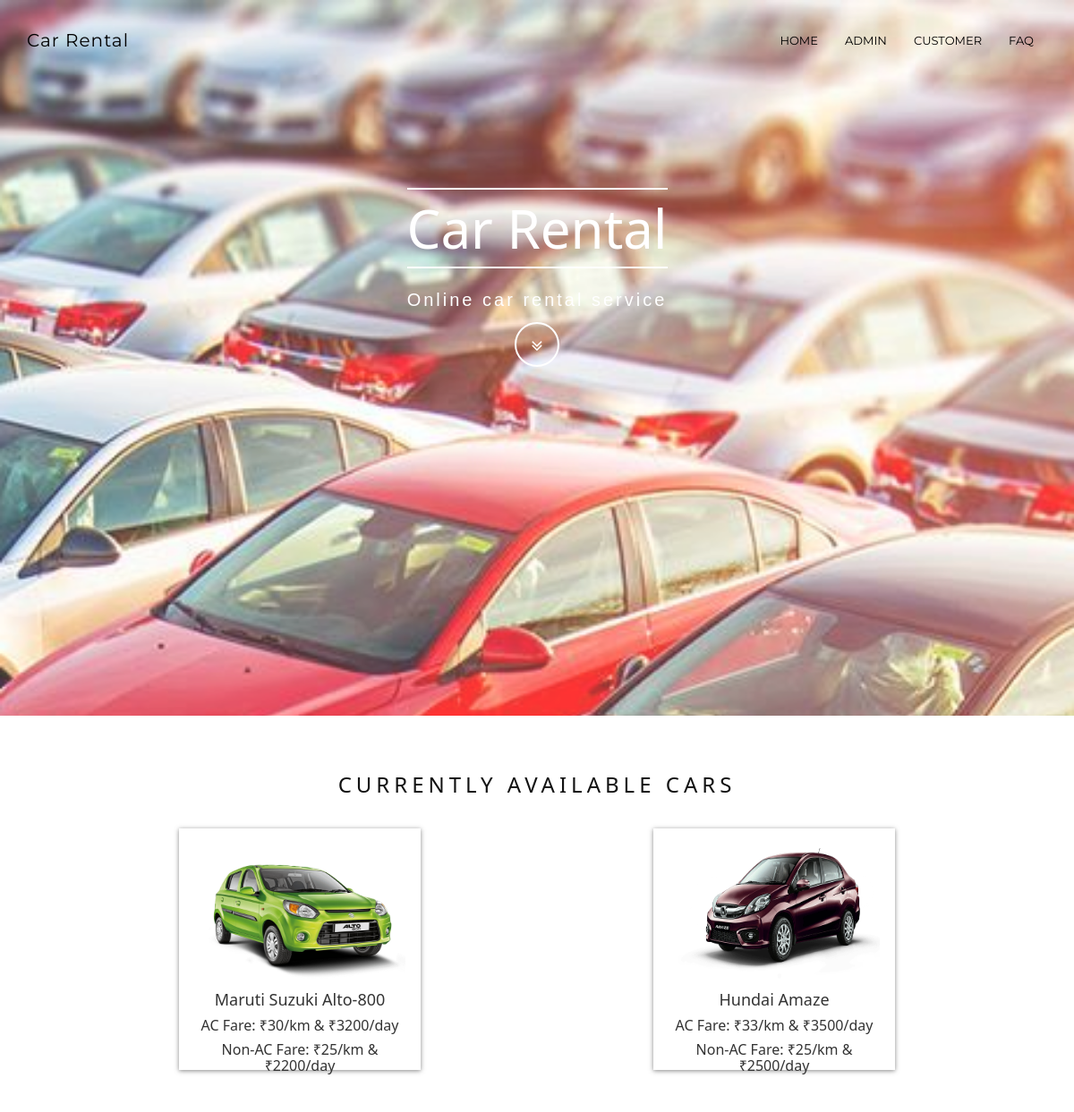
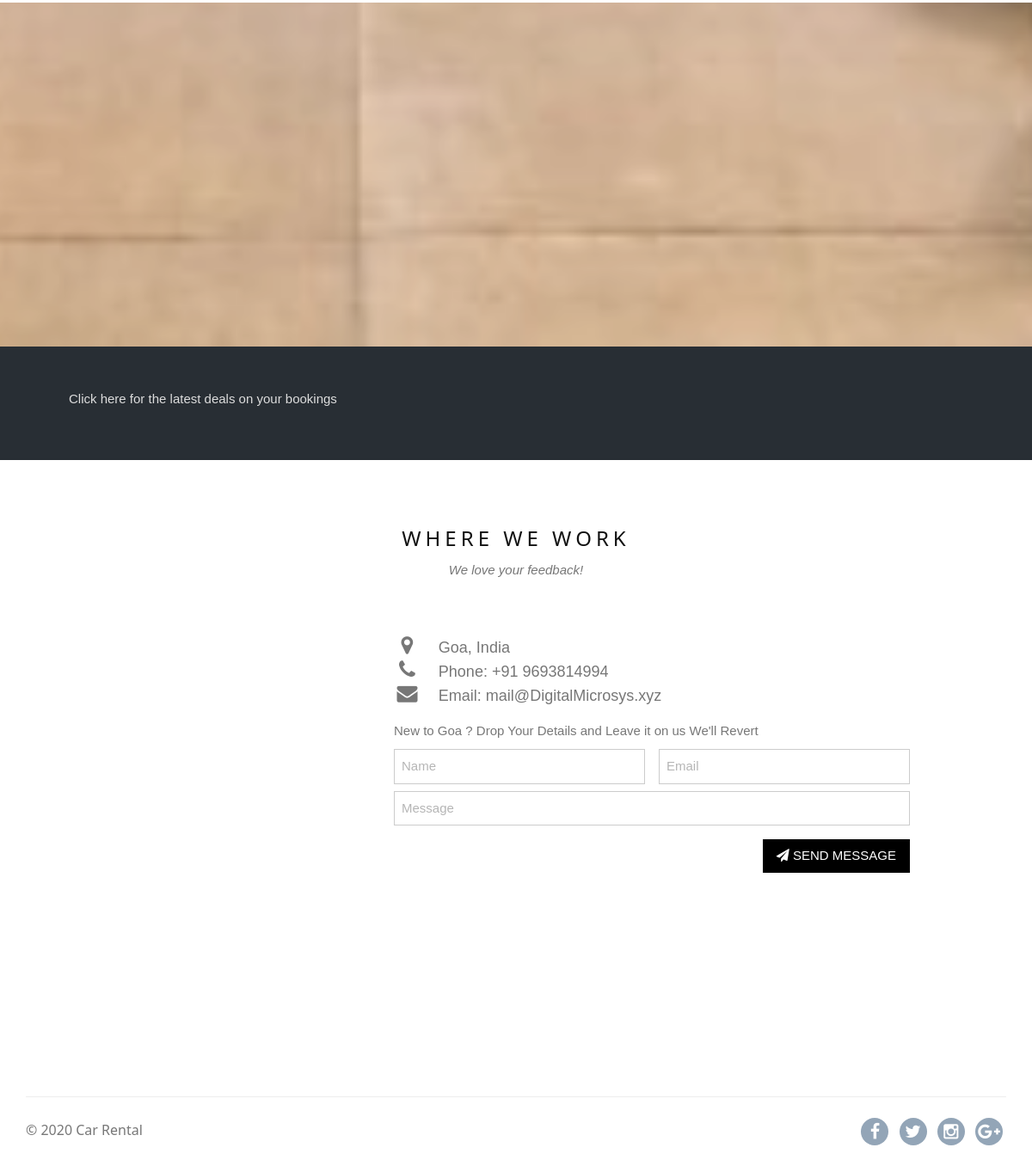
The page / on the database its author committed (2 pictures, top to bottom).
### tables this page shows
CREATE TABLE `cars` (
  `car_id` int(20) NOT NULL,
  `car_name` varchar(50) NOT NULL,
  `car_nameplate` varchar(50) NOT NULL,
  `car_img` varchar(50) DEFAULT 'NA',
  `ac_price` float NOT NULL,
  `non_ac_price` float NOT NULL,
  `ac_price_per_day` float NOT NULL,
  `non_ac_price_per_day` float NOT NULL,
  `car_availability` varchar(10) NOT NULL
);

### index.php (the view, shortened to what this page needs)
<!DOCTYPE html>
<html>
<?php
$conn = Connect();
?>
<head>
    <link rel="stylesheet" href="assets/bootstrap/css/bootstrap.min.css">
    <link rel="stylesheet" href="assets/fonts/font-awesome.min.css">
    <link rel="stylesheet" href="assets/css/user.css">
    <link rel="stylesheet" href="assets/w3css/w3.css">
</head>
<body id="page-top" data-spy="scroll" data-target=".navbar-fixed-top">
    <nav class="navbar navbar-custom navbar-fixed-top" role="navigation" style="color: black">
        <div class="container">
            <div class="navbar-header">
                <a class="navbar-brand page-scroll" href="index.php">
                   Car Rental </a>
            </div>
            <?php
                if(isset($_SESSION['login_client'])){
            ?>
            <div class="collapse navbar-collapse navbar-right navbar-main-collapse">
                <ul class="nav navbar-nav">
                    <li>
                        <a href="index.php">Home</a>
                    </li>
                    <li>
                        <a href="#"><span class="glyphicon glyphicon-user"></span> Welcome <?php echo $_SESSION['login_client']; ?></a>
                    </li>
                    <li>
                    <ul class="nav navbar-nav navbar-right">
            <li><a href="#" class="dropdown-toggle active" data-toggle="dropdown" role="button" aria-haspopup="true" aria-expanded="false"><span class="glyphicon glyphicon-user"></span> Control Panel <span class="caret"></span> </a>
                <ul class="dropdown-menu">
              <li> <a href="entercar.php">Add Car</a></li>
              <li> <a href="enterdriver.php"> Add Driver</a></li>
              <li> <a href="clientview.php">View</a></li>
            </ul>
            </li>
          </ul>
                    </li>
                    <li>
                        <a href="logout.php"><span class="glyphicon glyphicon-log-out"></span> Logout</a>
                    </li>
                </ul>
            </div>
            <?php
            }
                else {
            ?>
            <div class="collapse navbar-collapse navbar-right navbar-main-collapse">
                <ul class="nav navbar-nav">
                    <li>
                        <a href="index.php">Home</a>
                    </li>
                    <li>
                        <a href="clientlogin.php">Admin</a>
                    </li>
                    <li>
                        <a href="customerlogin.php">Customer</a>
                    </li>
                    <li>
                        <a href="faq/index.php"> FAQ </a>
                    </li>
                </ul>
            </div>
                <?php   }
                ?>
        </div>
    </nav>
    <div class="bgimg-1">
        <header class="intro">
            <div class="intro-body">
                <div class="container">
                    <div class="row">
                        <div class="col-md-8 col-md-offset-2">
                            <h1 class="brand-heading" style="color: white">Car Rental</h1>
                            <p class="intro-text">
                                Online car rental service
                            </p>
                            <a href="#sec2" class="btn btn-circle page-scroll blink">
                                <i class="fa fa-angle-double-down animated"></i>
                            </a>
                        </div>
                    </div>
                </div>
            </div>
        </header>
    </div>
    <div id="sec2" style="color: #777;background-color:white;text-align:center;padding:50px 80px;text-align: justify;">
        <h3 style="text-align:center;">Currently Available Cars</h3>
<br>
        <section class="menu-content">
            <?php
            $sql1 = "SELECT * FROM cars WHERE car_availability='yes'";
            $result1 = mysqli_query($conn,$sql1);
            if(mysqli_num_rows($result1) > 0) {
                while($row1 = mysqli_fetch_assoc($result1)){
                    $car_id = $row1["car_id"];
                    $car_name = $row1["car_name"];
                    $ac_price = $row1["ac_price"];
                    $ac_price_per_day = $row1["ac_price_per_day"];
                    $non_ac_price = $row1["non_ac_price"];
                    $non_ac_price_per_day = $row1["non_ac_price_per_day"];
                    $car_img = $row1["car_img"];
                    ?>
            <a href="booking.php?id=<?php echo($car_id) ?>">
            <div class="sub-menu">
            <img class="card-img-top" src="<?php echo $car_img; ?>" alt="Card image cap">
            <h5> <?php echo $car_name; ?> </h5>
            <h6> AC Fare: <?php echo ("₹" . $ac_price . "/km & ₹" . $ac_price_per_day . "/day"); ?></h6>
            <h6> Non-AC Fare: <?php echo ("₹" . $non_ac_price . "/km & ₹" . $non_ac_price_per_day . "/day"); ?></h6>
            </div>
            </a>
            <?php }}
            else {
                ?>
<h1> No cars available :( </h1>
                <?php
            }
            ?>
        </section>
    </div>
    <div class="bgimg-2">
        <div class="caption">
            <span class="border" style="background-color:transparent;font-size:25px;color: #f7f7f7;"></span>
        </div>
    </div>
    <div style="position:relative;">
        <div style="color:#ddd;background-color:#282E34;text-align:center;padding:50px 80px;text-align: justify;">
            <p>Click here for the latest deals on your bookings</p>
        </div>
    </div>
    <div class="w3-content w3-container w3-padding-64" id="contact">
        <h3 class="w3-center">WHERE WE WORK</h3>
        <p class="w3-center"><em>We love your feedback!</em></p>
        <div class="w3-row w3-padding-32 w3-section">
            <div class="w3-col m4 w3-container">
                <div id="googleMap" class="w3-round-large w3-greyscale" style="width:100%;height:400px;"></div>
            </div>
            <div class="w3-col m8 w3-panel">
                <div class="w3-large w3-margin-bottom">
                    <i class="fa fa-map-marker fa-fw w3-hover-text-black w3-xlarge w3-margin-right"></i> Goa, India<br>
                    <i class="fa fa-phone fa-fw w3-hover-text-black w3-xlarge w3-margin-right"></i> Phone: +91 9693814994<br>
                    <i class="fa fa-envelope fa-fw w3-hover-text-black w3-xlarge w3-margin-right"></i> Email: mail@DigitalMicrosys.xyz<br>
                </div>
                <p>New to Goa ? Drop Your Details and Leave it on us We'll Revert</p>
                <form action="action_page.php" method="POST">
                    <div class="w3-row-padding" style="margin:0 -16px 8px -16px">
                        <div class="w3-half">
                            <input class="w3-input w3-border" type="text" placeholder="Name" required name="name">
                        </div>
                        <div class="w3-half">
                            <input class="w3-input w3-border" type="text" placeholder="Email" required name="e_mail">
                        </div>
                    </div>
                    <input class="w3-input w3-border" type="text" placeholder="Message" required name="message">
                    <button class="w3-button w3-black w3-right w3-section" type="submit">
                <i class="fa fa-paper-plane"></i> SEND MESSAGE
              </button>
                </form>
            </div>
        </div>
    </div>
    <footer class="site-footer">
        <div class="container">
            <hr>
            <div class="row">
                <div class="col-sm-6">
                    <h5>© 2020 Car Rental</h5>
                </div>
                <div class="col-sm-6 social-icons">
                    <a href="#" target="_blank"><i class="fa fa-facebook"></i></a>
                    <a href="#" target="_blank"><i class="fa fa-twitter"></i></a>
                    <a href="#" target="_blank"><i class="fa fa-instagram"></i></a>
                    <a href="#" target="_blank"><i class="fa fa-google-plus"></i></a>
                </div>
            </div>
        </div>
    </footer>
</body>
</html>

### assets/w3css/w3.css (style rules this page uses)
*,*:before,*:after { box-sizing:inherit }
html { -ms-text-size-adjust:100%;-webkit-text-size-adjust:100% }
body { margin:0 }
article,aside,details,figcaption,figure,footer,header,main,menu,nav,section,summary { display:block }
a { background-color:transparent;-webkit-text-decoration-skip:objects }
img { border-style:none }
hr { box-sizing:content-box;height:0;overflow:visible }
button,input,select,textarea { font:inherit;margin:0 }
button,input { overflow:visible }
button,select { text-transform:none }
button,html [type=button],[type=reset],[type=submit] { -webkit-appearance:button }
html,body { font-family:Verdana,sans-serif;font-size:15px;line-height:1.5 }
html { overflow-x:hidden }
h1 { font-size:36px }
h3 { font-size:24px }
h5 { font-size:18px }
h6 { font-size:16px }
h1,h2,h3,h4,h5,h6 { font-family:"Segoe UI",Arial,sans-serif;font-weight:400;margin:10px 0 }
hr { border:0;border-top:1px solid #eee;margin:20px 0 }
img { vertical-align:middle }
a { color:inherit }
.w3-btn,.w3-button { border:none;display:inline-block;padding:8px 16px;vertical-align:middle;overflow:hidden;text-decoration:none;color:inherit;background-color:inherit;text-align:center;cursor:pointer;white-space:nowrap }
.w3-btn,.w3-button { -webkit-touch-callout:none;-webkit-user-select:none;-khtml-user-select:none;-moz-user-select:none;-ms-user-select:none;user-select:none }
.w3-input { padding:8px;display:block;border:none;border-bottom:1px solid #ccc;width:100% }
.w3-container:after,.w3-container:before,.w3-panel:after,.w3-panel:before,.w3-row:after,.w3-row:before,.w3-row-padding:after,.w3-row-padding:before, .w3-cell-row:before,.w3-cell-row:after,.w3-clear:after,.w3-clear:before,.w3-bar:before,.w3-bar:after { content:"";display:table;clear:both }
.w3-col,.w3-half,.w3-third,.w3-twothird,.w3-threequarter,.w3-quarter { float:left;width:100% }
@media (min-width:601px) { .w3-col.m4,.w3-third { width:33.33333% } }
@media (min-width:601px) { .w3-col.m6,.w3-half { width:49.99999% } }
@media (min-width:601px) { .w3-col.m8,.w3-twothird { width:66.66666% } }
.w3-content { max-width:980px;margin:auto }
.w3-round-large { border-radius:8px }
.w3-row-padding,.w3-row-padding>.w3-half,.w3-row-padding>.w3-third,.w3-row-padding>.w3-twothird,.w3-row-padding>.w3-threequarter,.w3-row-padding>.w3-quarter,.w3-row-padding>.w3-col { padding:0 8px }
.w3-container,.w3-panel { padding:0.01em 16px }
.w3-panel { margin-top:16px;margin-bottom:16px }
.w3-greyscale,.w3-grayscale { filter:grayscale(75%) }
.w3-large { font-size:18px!important }
.w3-xlarge { font-size:24px!important }
.w3-center { text-align:center!important }
.w3-border { border:1px solid #ccc!important }
.w3-section,.w3-code { margin-top:16px!important;margin-bottom:16px!important }
.w3-margin-bottom { margin-bottom:16px!important }
.w3-margin-right { margin-right:16px!important }
.w3-padding-32 { padding-top:32px!important;padding-bottom:32px!important }
.w3-padding-64 { padding-top:64px!important;padding-bottom:64px!important }
.w3-right { float:right!important }
.w3-black,.w3-hover-black:hover { color:#fff!important;background-color:#000!important }

### rows shown on the page
cars: car_img (picture), car_name "Maruti Suzuki Alto-800", ac_price "30", ac_price_per_day "3200", non_ac_price "25", non_ac_price_per_day "2200"
cars: car_img (picture), car_name "Hundai Amaze", ac_price "33", ac_price_per_day "3500", non_ac_price "25", non_ac_price_per_day "2500"
